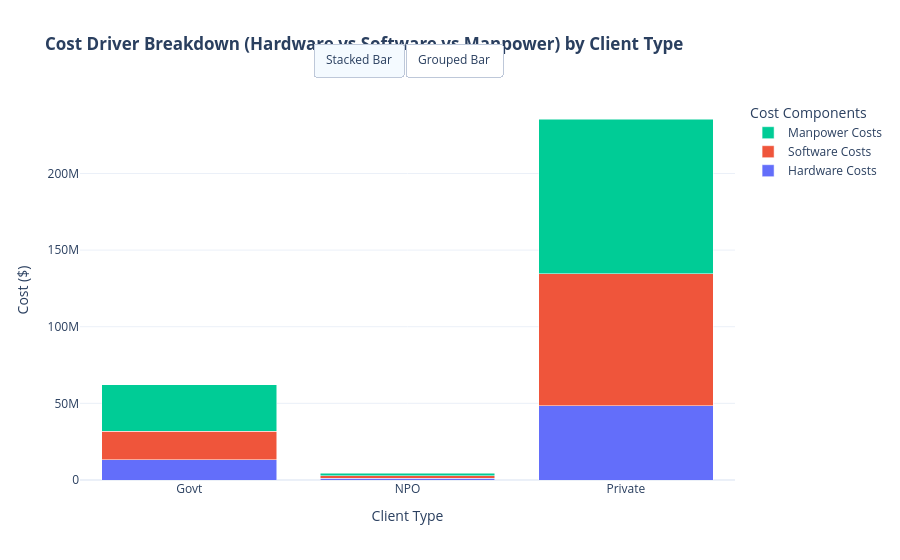

The notebook cell saved with this chart:
### Code cell
import plotly.graph_objects as go

# Group data by Client Type to analyze cost components
cost_df = df_merged.groupby('TYPE', as_index=False).agg({
    'HARDWARE': 'sum',
    'SOFTWARE': 'sum',
    'MANPOWER': 'sum'
})

# Create Stacked Bar Chart using Graph Objects
fig_go1 = go.Figure(data=[
    go.Bar(name='Hardware Costs', x=cost_df['TYPE'], y=cost_df['HARDWARE'], marker_color='#636EFA'),
    go.Bar(name='Software Costs', x=cost_df['TYPE'], y=cost_df['SOFTWARE'], marker_color='#EF553B'),
    go.Bar(name='Manpower Costs', x=cost_df['TYPE'], y=cost_df['MANPOWER'], marker_color='#00CC96')
])

# Change the bar mode to stacked and add interactive buttons/dropdowns
fig_go1.update_layout(
    barmode='stack',
    title='<b>Cost Driver Breakdown (Hardware vs Software vs Manpower) by Client Type</b>',
    xaxis_title='Client Type',
    yaxis_title='Cost ($)',
    template='plotly_white',
    legend=dict(title="Cost Components"),
    updatemenus=[
        dict(
            type="buttons",
            direction="left",
            x=0.5,
            y=1.15,
            xanchor="center",
            buttons=list([
                dict(label="Stacked Bar", method="relayout", args=[{"barmode": "stack"}]),
                dict(label="Grouped Bar", method="relayout", args=[{"barmode": "group"}])
            ])
        )
    ]
)

fig_go1.show()

### Figure 1 — Plotly figure (JSON) as saved in the notebook; plotly's stock layout.template omitted (floating-point values rounded to 4 significant figures)
{"data": [{"marker": {"color": "#636EFA"}, "name": "Hardware Costs", "type": "bar", "x": ["Govt", "NPO", "Private"], "y": [13138238, 1208491, 48557142]}, {"marker": {"color": "#EF553B"}, "name": "Software Costs", "type": "bar", "x": ["Govt", "NPO", "Private"], "y": [18706333, 1673206, 85943968]}, {"marker": {"color": "#00CC96"}, "name": "Manpower Costs", "type": "bar", "x": ["Govt", "NPO", "Private"], "y": [30170920, 1673679, 101038500]}], "layout": {"barmode": "stack", "legend": {"title": {"text": "Cost Components"}}, "title": {"text": "<b>Cost Driver Breakdown (Hardware vs Software vs Manpower) by Client Type</b>"}, "updatemenus": [{"buttons": [{"args": [{"barmode": "stack"}], "label": "Stacked Bar", "method": "relayout"}, {"args": [{"barmode": "group"}], "label": "Grouped Bar", "method": "relayout"}], "direction": "left", "type": "buttons", "x": 0.5, "xanchor": "center", "y": 1.15}], "xaxis": {"title": {"text": "Client Type"}}, "yaxis": {"title": {"text": "Cost ($)"}}}}
